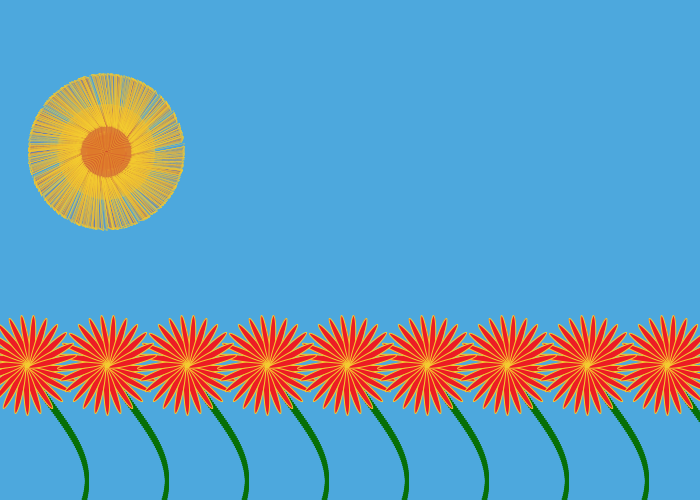
Frame 1 (no input)
Frame 60 (the mouse pressed at the canvas centre just before this capture): identical to frame 1, image omitted
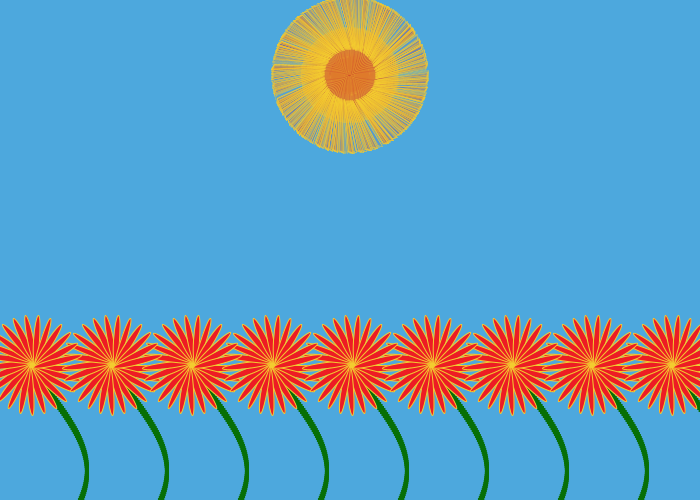
Frame 120 (the mouse held since frame 60 and released just before this capture)

The Processing sketch that drew these frames (run headless with seeded random() and noise(); from frame 60 on, the mouse is pressed at the canvas centre):

// Processing sketch: processing_24322
// ── processing_24322.pde

float sunX; // midpoint of sketch- used to set "hub"
float sunY;  // y "hub"
// path of sun- calculated by sine,cosine and distance from hub
float pathX;  
float pathY;
//
int sunRad; // distance- path of sun
float sunAng;
// diameter of sun
int sunDiamX;
int sunDiamY;
//
float distanceX; //mouse X position - x hub
float distanceY; // mouse Y position - y hub
float rSun; // not sure what to do with this
int sunStrokeColor; // stroke color for sun
int sunFillColor; // fill color for sun
// variables for sunflowers

float flowerScale;  // sets height of flowers
float flowerAngInc;  // sets angle increment for flowers
float flowerX;
float rFlowerX;
int flowerRectX;  // x size for retangle that makes stem
int flowerRectY;  // y size for retangle that makes stem
float fAng;
int flowerOffset;
float petalAng;
float rAng;  // for the petals
float petalMove;
int petalX;
int petalY;
int jMult; // j multiplier
int stemColor;
int petalColor;
int bgColor;




void setup() {
  size(700,500);
  smooth();
  bgColor=color(77,168,221);
  sunRad =425;
  sunX= width/2;
  sunY = height;
  sunDiamX=97;
  sunDiamY =95;
  sunStrokeColor=color(243,204,47);
  sunFillColor = color(215,0,20,10);

  flowerScale = 35;
  flowerOffset=50;
  flowerAngInc = PI/75;
  flowerRectX = 4;
  flowerRectY = 8;
  stemColor= color(7,111,7);
  petalColor = color(237, 28, 36);
  petalX=0;
  petalY = 0;
  jMult = 80;
 
  frameRate(30);
}
void draw() {
  background(bgColor);
  distanceX = mouseX - sunX;
  distanceY = mouseY - sunY;
  sunAng= atan2(distanceY,distanceX);
  pathX = sunX + sunRad*cos(sunAng);
  pathY = sunY + sunRad*sin(sunAng);
  strokeWeight(.35);//add random here

  //construction of sun
  stroke(sunStrokeColor);
  fill(sunFillColor);
  for(int i=0; i<95; i++) {
    ellipse(pathX,pathY,sunDiamX-+i,sunDiamY-i);
  }
  //construction of flower
  
  noStroke();
  fAng = atan2(distanceY-250,distanceX-250); //subtracting 250 helps to limit range of motion
  // i is less than the height of the canvas- 375 is the top if the stem
  for(float i = 370; i<=500; i +=2) {
    for(float j = flowerOffset ; j < width; j+= jMult) { // this produces more than 1 stem
      flowerX = j + (cos(fAng)*flowerScale);
      fill(stemColor);
      noStroke();
      rect(flowerX,i,flowerRectX,flowerRectY);
      //construct sun rays
      fill(sunFillColor);
      stroke(sunStrokeColor);
      pushMatrix();
      translate(pathX,pathY);
      rotate(flowerX);
      triangle(30,70,5,25,35,70);
      rotate(sunAng+1);
      popMatrix();
       }
    fAng += flowerAngInc; // adds to fAng
  }
 
  //construct the petals

  petalAng =atan2(distanceY-350,distanceX-350);
  rAng = PI/90;
  petalMove=flowerOffset +(cos(petalAng)*35);
  for (float r = 0; r < (2 *PI); r +=(2*PI)/25) {
    for(float j = 0 ; j < width; j+= jMult) { // this creates multiple flowers

      pushMatrix();
      translate(petalMove+j,365);
      strokeWeight(5);
      point(petalX,petalY);
      strokeWeight(1);
      fill(petalColor);
      stroke(sunStrokeColor);
      rotate(r);
      ellipseMode(CORNER);
      ellipse(petalX,petalY,50,6);

      petalAng+=.05;
      popMatrix();
    }
    ellipseMode(CENTER);
  }
}
